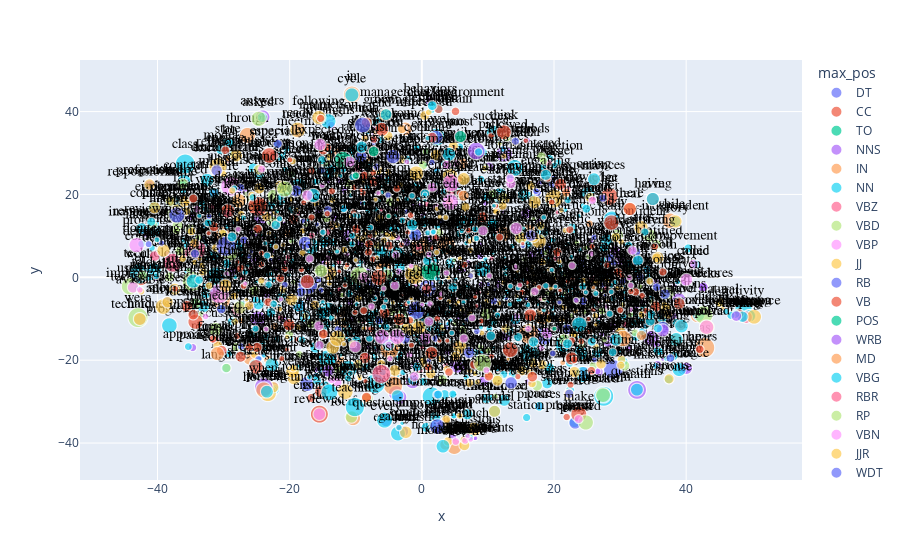

This figure's notebook cell:
### Code cell
px.scatter(X.reset_index(), 'x', 'y', 
           text='term_str', 
           color='max_pos', 
           hover_name='term_str',          
           size='dfidf',
           height=1000).update_traces(
                mode='markers+text', 
                textfont=dict(color='black', size=14, family='Arial'),
                textposition='top center')

### Figure 1 — Plotly figure (JSON) as saved in the notebook; plotly's stock layout.template omitted (floating-point values rounded to 4 significant figures; data arrays with more than 128 entries replaced by an {"elided": "..."} marker saying what was removed)
{"data": [{"hovertemplate": "<b>%{hovertext}</b><br><br>max_pos=DT<br>x=%{x}<br>y=%{y}<br>dfidf=%{marker.size}<br>term_str=%{text}<extra></extra>", "hovertext": ["the", "a", "this", "an", "all", "each", "some", "no", "these", "those", "another", "both", "every", "any", "either"], "legendgroup": "DT", "marker": {"color": "#636efa", "size": [2280.0, 3423.0, 5681.0, 5768.0, 5517.0, 4456.0, 3488.0, 2194.0, 2534.0, 2504.0, 2147.0, 1982.0, 2009.0, 1986.0, 489.3], "sizemode": "area", "sizeref": 14.93, "symbol": "circle"}, "mode": "markers+text", "name": "DT", "showlegend": true, "text": ["the", "a", "this", "an", "all", "each", "some", "no", "these", "those", "another", "both", "every", "any", "either"], "textfont": {"color": "black", "family": "Arial", "size": 14}, "textposition": "top center", "type": "scattergl", "visible": true, "x": [28.3, 18.48, 28.98, -7.06, 18.4, 28.76, -17.35, 39.53, 19.97, 9.072, -38.57, -2.855, -5.428, 24.05, -33.05], "xaxis": "x", "y": [0.6668, 6.725, -22.22, -2.13, -14.15, 13.53, -25.75, -22.05, 23.01, -20.87, -6.148, -37.17, -34.63, 3.297, 9.431], "yaxis": "y"}, {"hovertemplate": "<b>%{hovertext}</b><br><br>max_pos=CC<br>x=%{x}<br>y=%{y}<br>dfidf=%{marker.size}<br>term_str=%{text}<extra></extra>", "hovertext": ["and", "or", "but", "&", "plus"], "legendgroup": "CC", "marker": {"color": "#EF553B", "size": [1647.0, 4594.0, 4568.0, 871.2, 332.1], "sizemode": "area", "sizeref": 14.93, "symbol": "circle"}, "mode": "markers+text", "name": "CC", "showlegend": true, "text": ["and", "or", "but", "&", "plus"], "textfont": {"color": "black", "family": "Arial", "size": 14}, "textposition": "top center", "type": "scattergl", "visible": true, "x": [-19.4, -42.58, 28.38, -29.13, -5.339], "xaxis": "x", "y": [14.01, 0.09712, 19.51, 3.64, 13.19], "yaxis": "y"}, {"hovertemplate": "<b>%{hovertext}</b><br><br>max_pos=TO<br>x=%{x}<br>y=%{y}<br>dfidf=%{marker.size}<br>term_str=%{text}<extra></extra>", "hovertext": ["to"], "legendgroup": "TO", "marker": {"color": "#00cc96", "size": [2161.0], "sizemode": "area", "sizeref": 14.93, "symbol": "circle"}, "mode": "markers+text", "name": "TO", "showlegend": true, "text": ["to"], "textfont": {"color": "black", "family": "Arial", "size": 14}, "textposition": "top center", "type": "scattergl", "visible": true, "x": [-10.95], "xaxis": "x", "y": [-0.5568], "yaxis": "y"}, {"hovertemplate": "<b>%{hovertext}</b><br><br>max_pos=NNS<br>x=%{x}<br>y=%{y}<br>dfidf=%{marker.size}<br>term_str=%{text}<extra></extra>", "hovertext": {"elided": "221 str values"}, "legendgroup": "NNS", "marker": {"color": "#ab63fa", "size": {"elided": "221 float values"}, "sizemode": "area", "sizeref": 14.93, "symbol": "circle"}, "mode": "markers+text", "name": "NNS", "showlegend": true, "text": {"elided": "221 str values"}, "textfont": {"color": "black", "family": "Arial", "size": 14}, "textposition": "top center", "type": "scattergl", "visible": true, "x": {"elided": "221 float values"}, "xaxis": "x", "y": {"elided": "221 float values"}, "yaxis": "y"}, {"hovertemplate": "<b>%{hovertext}</b><br><br>max_pos=IN<br>x=%{x}<br>y=%{y}<br>dfidf=%{marker.size}<br>term_str=%{text}<extra></extra>", "hovertext": ["of", "in", "for", "with", "on", "that", "as", "about", "at", "from", "by", "during", "if", "throughout", "through", "while", "into", "before", "like", "after", "over", "around", "because", "than", "between", "until", "since", "though", "without", "along", "beyond", "upon", "within", "toward", "whether", "although", "among", "under", "outside", "above", "below", "behind", "across"], "legendgroup": "IN", "marker": {"color": "#FFA15A", "size": [3762.0, 4500.0, 5268.0, 4689.0, 5355.0, 5886.0, 5970.0, 5470.0, 5339.0, 5102.0, 5223.0, 4559.0, 3390.0, 4017.0, 3912.0, 3596.0, 3636.0, 3453.0, 3434.0, 2562.0, 2858.0, 2860.0, 2495.0, 2243.0, 2246.0, 1847.0, 1278.0, 1274.0, 1266.0, 1287.0, 1228.0, 1037.0, 1033.0, 1047.0, 781.0, 465.2, 796.3, 681.4, 615.8, 582.2, 501.2, 377.9, 365.0], "sizemode": "area", "sizeref": 14.93, "symbol": "circle"}, "mode": "markers+text", "name": "IN", "showlegend": true, "text": ["of", "in", "for", "with", "on", "that", "as", "about", "at", "from", "by", "during", "if", "throughout", "through", "while", "into", "before", "like", "after", "over", "around", "because", "than", "between", "until", "since", "though", "without", "along", "beyond", "upon", "within", "toward", "whether", "although", "among", "under", "outside", "above", "below", "behind", "across"], "textfont": {"color": "black", "family": "Arial", "size": 14}, "textposition": "top center", "type": "scattergl", "visible": true, "x": [-5.167, -10.58, 3.625, -30.26, -0.2649, 16.16, 42.82, -4.351, -30.39, -13.07, 16.11, 18.25, -10.41, -5.786, -26.39, 37.56, 4.903, 12.34, -25.96, 38.5, 41.7, -2.496, -11.71, -12.34, 6.053, 3.542, 3.676, -12.63, -23.26, -13.55, -1.075, -20.31, 0.318, -22.3, -12.68, 16.13, 25.38, -27.41, -3.602, -2.551, 21.32, 17.07, -14.29], "xaxis": "x", "y": [-1.363, 44.06, 7.723, 10.13, 7.338, -13.58, -16.98, -26.09, -5.499, -20.08, 10.57, -9.327, -34.0, 2.085, 34.24, 13.64, -40.87, 10.46, -19.38, -15.01, -9.298, 35.81, -12.43, -8.224, 27.42, -40.39, -34.86, 30.29, -19.9, 12.56, -8.237, 10.58, -13.02, -11.81, -8.049, -12.09, 12.94, -10.47, 21.6, 13.2, -20.59, -1.625, 3.445], "yaxis": "y"}, {"hovertemplate": "<b>%{hovertext}</b><br><br>max_pos=NN<br>x=%{x}<br>y=%{y}<br>dfidf=%{marker.size}<br>term_str=%{text}<extra></extra>", "hovertext": {"elided": "519 str values"}, "legendgroup": "NN", "marker": {"color": "#19d3f3", "size": {"elided": "519 float values"}, "sizemode": "area", "sizeref": 14.93, "symbol": "circle"}, "mode": "markers+text", "name": "NN", "showlegend": true, "text": {"elided": "519 str values"}, "textfont": {"color": "black", "family": "Arial", "size": 14}, "textposition": "top center", "type": "scattergl", "visible": true, "x": {"elided": "519 float values"}, "xaxis": "x", "y": {"elided": "519 float values"}, "yaxis": "y"}, {"hovertemplate": "<b>%{hovertext}</b><br><br>max_pos=VBZ<br>x=%{x}<br>y=%{y}<br>dfidf=%{marker.size}<br>term_str=%{text}<extra></extra>", "hovertext": ["is", "has", "c", "continues", "does", "uses", "works", "shows", "makes", "knows", "helps", "asks", "gives", "takes", "demonstrates", "seems", "relates", "teaches", "says", "provides", "keeps", "starts", "goes", "gets", "meets", "wants", "includes", "displays", "means", "begins", "understands", "allows", "feels", "sets", "communicates", "exhibits", "reads", "calls", "cares", "enjoys", "follows", "comes", "appears", "loves", "maintains", "leads", "requires", "tells", "prepares", "becomes"], "legendgroup": "VBZ", "marker": {"color": "#FF6692", "size": [5205.0, 5524.0, 1625.0, 2737.0, 2339.0, 1465.0, 1621.0, 1287.0, 1119.0, 1141.0, 1074.0, 713.3, 905.4, 1000.0, 910.3, 915.1, 648.9, 801.3, 781.0, 697.4, 681.4, 513.0, 665.2, 665.2, 648.9, 670.6, 654.3, 621.4, 632.4, 530.5, 604.7, 570.8, 524.7, 542.2, 582.2, 524.7, 415.9, 312.0, 524.7, 428.4, 489.3, 483.3, 501.2, 440.8, 415.9, 422.2, 371.4, 358.5, 377.9, 365.0], "sizemode": "area", "sizeref": 14.93, "symbol": "circle"}, "mode": "markers+text", "name": "VBZ", "showlegend": true, "text": ["is", "has", "c", "continues", "does", "uses", "works", "shows", "makes", "knows", "helps", "asks", "gives", "takes", "demonstrates", "seems", "relates", "teaches", "says", "provides", "keeps", "starts", "goes", "gets", "meets", "wants", "includes", "displays", "means", "begins", "understands", "allows", "feels", "sets", "communicates", "exhibits", "reads", "calls", "cares", "enjoys", "follows", "comes", "appears", "loves", "maintains", "leads", "requires", "tells", "prepares", "becomes"], "textfont": {"color": "black", "family": "Arial", "size": 14}, "textposition": "top center", "type": "scattergl", "visible": true, "x": [-37.69, -34.07, -40.44, -27.79, 49.07, 4.445, 21.84, -22.38, 4.803, -31.27, -35.88, -27.14, -0.4526, -9.697, -29.4, 20.45, -14.19, 25.78, -7.858, -16.65, 18.07, 27.86, -21.39, 19.23, 30.73, -31.79, -8.23, 13.11, -21.99, -12.51, 8.534, 3.635, -20.21, -12.56, 4.959, -0.2474, 26.93, -24.73, -20.53, -3.446, 0.7436, 12.98, -18.61, 18.11, -25.88, 0.02376, 10.57, 20.53, -6.076, -8.808], "xaxis": "x", "y": [3.546, 6.639, 5.108, -7.681, -9.625, 20.95, 20.94, 29.48, 30.87, -15.16, 5.81, -0.05794, 7.283, 26.2, 28.48, 4.701, 10.91, -0.3928, 28.88, 10.1, 3.458, -2.588, -9.803, 27.67, -11.33, 16.95, -12.59, -19.68, 12.28, -2.966, -3.744, -21.31, 4.886, 3.683, -16.32, -22.56, -5.78, -18.35, 3.65, -36.25, 17.64, -0.8187, 15.53, -5.162, 2.086, -16.9, 4.562, 15.67, 16.36, -10.74], "yaxis": "y"}, {"hovertemplate": "<b>%{hovertext}</b><br><br>max_pos=VBD<br>x=%{x}<br>y=%{y}<br>dfidf=%{marker.size}<br>term_str=%{text}<extra></extra>", "hovertext": ["was", "were", "had", "did", "used", "asked", "worked", "made", "stated", "discussed", "modeled", "required", "learned", "gave", "provided", "displayed", "identified", "focused", "went", "walked", "started", "showed", "taught", "shared", "moved", "began", "said", "praised", "included", "enjoyed", "helped", "kept", "presented", "observed", "explained", "completed", "took", "demonstrated", "followed", "monitored", "entered", "talked", "told", "repeated", "continued", "led", "got", "responded", "checked", "answered", "allowed", "knew", "wrote", "directed", "seemed", "created", "thought", "felt", "reminded", "encouraged", "recorded", "wanted", "met", "saw", "passed", "introduced", "finished", "came", "appeared", "addressed", "understood", "liked", "loved", "held", "stopped", "left", "added", "managed", "participated", "handled", "reinforced", "returned", "attended", "maintained", "played", "picked", "raised", "remained", "changed", "chose", "stayed", "turned", "watched", "broke", "suggested", "brought", "contained", "mentioned", "received", "questioned", "offered", "became", "ended", "transitioned", "utilized", "circulated", "noticed", "defined", "centered", "corrected/redirected", "stressed", "agreed", "looked", "closed", "commented", "practiced", "spoke", "secured", "viewed", "happened", "facilitated", "tried", "served", "drew"], "legendgroup": "VBD", "marker": {"color": "#B6E880", "size": [5855.0, 5966.0, 5097.0, 5176.0, 4536.0, 3471.0, 3351.0, 3526.0, 2768.0, 3003.0, 2705.0, 2773.0, 2633.0, 2606.0, 2348.0, 1861.0, 1706.0, 2383.0, 2106.0, 2159.0, 1969.0, 1946.0, 2080.0, 1617.0, 1843.0, 1902.0, 1658.0, 1745.0, 1942.0, 1932.0, 1850.0, 1830.0, 1819.0, 1777.0, 1610.0, 1695.0, 1625.0, 1576.0, 1584.0, 1599.0, 1519.0, 1389.0, 1453.0, 1344.0, 1282.0, 1401.0, 1303.0, 1295.0, 1219.0, 1189.0, 1253.0, 1206.0, 1123.0, 1042.0, 1206.0, 1202.0, 1193.0, 1087.0, 1074.0, 1123.0, 1028.0, 1087.0, 995.7, 958.1, 900.6, 953.4, 915.1, 953.4, 943.9, 910.3, 953.4, 890.8, 576.5, 871.2, 702.7, 770.7, 786.1, 755.2, 775.8, 760.4, 697.4, 643.4, 440.8, 615.8, 582.2, 547.9, 604.7, 604.7, 576.5, 542.2, 565.1, 565.1, 518.9, 390.7, 530.5, 547.9, 513.0, 513.0, 518.9, 507.1, 501.2, 524.7, 518.9, 524.7, 477.3, 477.3, 465.2, 358.5, 477.3, 365.0, 403.4, 409.7, 434.6, 440.8, 428.4, 403.4, 415.9, 409.7, 371.4, 397.0, 403.4, 377.9, 384.3, 365.0], "sizemode": "area", "sizeref": 14.93, "symbol": "circle"}, "mode": "markers+text", "name": "VBD", "showlegend": true, "text": ["was", "were", "had", "did", "used", "asked", "worked", "made", "stated", "discussed", "modeled", "required", "learned", "gave", "provided", "displayed", "identified", "focused", "went", "walked", "started", "showed", "taught", "shared", "moved", "began", "said", "praised", "included", "enjoyed", "helped", "kept", "presented", "observed", "explained", "completed", "took", "demonstrated", "followed", "monitored", "entered", "talked", "told", "repeated", "continued", "led", "got", "responded", "checked", "answered", "allowed", "knew", "wrote", "directed", "seemed", "created", "thought", "felt", "reminded", "encouraged", "recorded", "wanted", "met", "saw", "passed", "introduced", "finished", "came", "appeared", "addressed", "understood", "liked", "loved", "held", "stopped", "left", "added", "managed", "participated", "handled", "reinforced", "returned", "attended", "maintained", "played", "picked", "raised", "remained", "changed", "chose", "stayed", "turned", "watched", "broke", "suggested", "brought", "contained", "mentioned", "received", "questioned", "offered", "became", "ended", "transitioned", "utilized", "circulated", "noticed", "defined", "centered", "corrected/redirected", "stressed", "agreed", "looked", "closed", "commented", "practiced", "spoke", "secured", "viewed", "happened", "facilitated", "tried", "served", "drew"], "textfont": {"color": "black", "family": "Arial", "size": 14}, "textposition": "top center", "type": "scattergl", "visible": true, "x": [-34.74, -42.95, -9.43, 42.65, -44.18, -24.69, 27.41, -29.03, 34.42, -31.2, 37.08, -27.56, -22.43, -3.364, -8.309, 17.43, 35.47, -10.67, 9.7, 29.59, -36.94, -5.262, -2.83, 30.67, -22.69, 11.46, -35.03, -25.35, 21.52, -37.79, -26.5, -34.25, -1.347, -36.15, -10.85, -14.6, 10.69, -36.59, 3.095, -30.12, 18.05, -38.21, -42.25, -4.674, 0.1604, -16.77, -29.56, -15.88, -28.11, -12.88, 12.83, 23.84, -33.45, 2.65, -14.49, -40.69, -4.815, -37.08, 25.95, -20.07, 19.94, 6.248, 18.42, 24.22, -18.56, 27.27, -25.08, 32.22, 0.6425, 9.591, -37.13, -25.62, -9.255, -19.76, 34.85, 45.17, -30.02, 9.973, 23.38, -18.4, -7.699, 8.853, 15.5, 18.72, 31.59, 33.07, -33.83, 27.61, -10.99, 31.2, 19.0, -19.41, 24.55, 7.45, 25.25, 15.53, -24.27, 8.23, -31.36, 19.79, -19.73, -29.69, -13.13, 11.11, -35.29, -17.63, 24.79, -6.033, 27.04, -5.435, 16.66, 25.23, 22.7, -12.03, 4.959, 4.923, 16.93, 21.7, 26.05, -6.769, -6.859, 18.44, -9.454, 21.62], "xaxis": "x", "y": [-0.9721, -9.717, 0.3794, -9.082, -2.176, 38.24, -28.4, 5.77, 10.1, -12.58, -3.985, -7.305, 19.63, -12.26, -29.18, -26.12, 7.866, -33.7, -8.864, 10.14, 12.48, 0.6244, -8.716, -21.33, 13.51, -24.54, 11.58, -3.268, -14.94, 15.09, 19.4, -6.264, -10.58, 22.54, 22.43, 27.87, 19.85, 6.283, -24.72, -4.676, 29.08, 0.104, 0.4515, -8.329, 27.05, -11.22, -21.88, 1.979, -16.86, -22.18, 33.79, -33.98, -9.261, 10.78, 14.26, 12.66, 18.18, 11.08, -21.33, -13.74, 0.2536, -12.67, 28.08, -16.17, -18.62, -8.105, -17.49, -13.36, 30.31, 26.38, 11.34, 17.16, 27.8, 24.88, -6.032, -6.293, 10.61, -17.63, 8.263, -3.377, -3.452, -16.89, -21.92, 5.968, -8.963, -2.3, 9.59, -15.02, 20.49, 1.793, -3.847, -1.166, -8.383, -38.5, 5.012, 4.393, -1.407, -23.1, -14.42, -12.5, 8.787, 6.318, 6.533, -28.72, 1.759, 12.72, 7.085, 11.02, -3.028, -5.255, -0.6451, -7.009, -9.243, -4.275, -11.27, 4.115, 14.02, 0.5709, -3.403, 10.42, 12.83, -5.199, -10.47, -3.929], "yaxis": "y"}, {"hovertemplate": "<b>%{hovertext}</b><br><br>max_pos=VBP<br>x=%{x}<br>y=%{y}<br>dfidf=%{marker.size}<br>term_str=%{text}<extra></extra>", "hovertext": ["are", "have", "know", "want", "include", "respond", "relate", "am", "feel", "involve", "require", "'re", "seem", "expect", "enter", "agree", "appreciate", "suggest", "believe", "remain", "'m", "correct/redirect", "'ve", "exhibit", "struggle"], "legendgroup": "VBP", "marker": {"color": "#FF97FF", "size": [5959.0, 5846.0, 3325.0, 2584.0, 1982.0, 2115.0, 1405.0, 1843.0, 1336.0, 1278.0, 1145.0, 846.5, 910.3, 796.3, 866.3, 770.7, 796.3, 697.4, 697.4, 565.1, 501.2, 440.8, 459.1, 483.3, 377.9], "sizemode": "area", "sizeref": 14.93, "symbol": "circle"}, "mode": "markers+text", "name": "VBP", "showlegend": true, "text": ["are", "have", "know", "want", "include", "respond", "relate", "am", "feel", "involve", "require", "'re", "seem", "expect", "enter", "agree", "appreciate", "suggest", "believe", "remain", "'m", "correct/redirect", "'ve", "exhibit", "struggle"], "textfont": {"color": "black", "family": "Arial", "size": 14}, "textposition": "top center", "type": "scattergl", "visible": true, "x": [-28.93, -30.63, -27.65, 0.5217, -8.795, 18.95, -12.81, 5.56, -15.5, -2.93, -13.67, 18.08, 5.267, -1.873, -34.03, 2.115, 14.33, -14.19, -3.704, -7.265, -11.34, 28.02, 31.61, -0.9503, -3.825], "xaxis": "x", "y": [21.98, -3.967, 18.45, -14.75, -0.1071, -13.43, -25.32, 34.24, -16.39, 35.84, -24.61, -17.03, 27.41, -18.64, 16.48, 17.06, -9.444, 4.587, 9.597, 35.78, 5.408, -7.022, -7.882, -1.811, 16.56], "yaxis": "y"}, {"hovertemplate": "<b>%{hovertext}</b><br><br>max_pos=JJ<br>x=%{x}<br>y=%{y}<br>dfidf=%{marker.size}<br>term_str=%{text}<extra></extra>", "hovertext": {"elided": "257 str values"}, "legendgroup": "JJ", "marker": {"color": "#FECB52", "size": {"elided": "257 float values"}, "sizemode": "area", "sizeref": 14.93, "symbol": "circle"}, "mode": "markers+text", "name": "JJ", "showlegend": true, "text": {"elided": "257 str values"}, "textfont": {"color": "black", "family": "Arial", "size": 14}, "textposition": "top center", "type": "scattergl", "visible": true, "x": {"elided": "257 float values"}, "xaxis": "x", "y": {"elided": "257 float values"}, "yaxis": "y"}, {"hovertemplate": "<b>%{hovertext}</b><br><br>max_pos=RB<br>x=%{x}<br>y=%{y}<br>dfidf=%{marker.size}<br>term_str=%{text}<extra></extra>", "hovertext": ["very", "well", "not", "so", "also", "then", "prior", "really", "always", "n't", "actively", "only", "back", "clearly", "effectively", "consistently", "even", "just", "quickly", "together", "often", "too", "still", "highly", "once", "especially", "now", "forward", "quietly", "quite", "immediately", "independently", "however", "appropriately", "yet", "away", "again", "easily", "individually", "particularly", "rather", "already", "instead", "smoothly", "extremely", "correctly", "promptly", "closely", "constantly", "definitely", "enough", "far", "ahead", "previously", "successfully", "truly", "else", "never", "frequently", "efficiently", "thoroughly", "here", "positively", "thus", "sometimes", "specifically", "actually", "later", "greatly", "professionally", "fairly", "exactly", "fast", "obviously", "nicely", "firmly", "totally", "perhaps", "carefully", "continually", "enthusiastically", "probably", "fully", "ever", "almost", "therefore", "certainly", "verbally", "finally"], "legendgroup": "RB", "marker": {"color": "#636efa", "size": [5881.0, 5890.0, 5008.0, 4514.0, 3824.0, 3676.0, 2858.0, 3067.0, 2993.0, 2641.0, 2438.0, 2366.0, 2324.0, 2255.0, 2096.0, 2237.0, 1912.0, 1962.0, 1819.0, 1658.0, 1759.0, 1565.0, 1606.0, 1576.0, 1051.0, 1365.0, 1184.0, 1324.0, 1249.0, 1282.0, 1278.0, 1240.0, 637.9, 1245.0, 1215.0, 1123.0, 1056.0, 1158.0, 1092.0, 1069.0, 1051.0, 1065.0, 967.6, 1051.0, 934.3, 953.4, 939.1, 943.9, 851.5, 919.9, 841.6, 811.5, 796.3, 786.1, 806.4, 744.8, 702.7, 654.3, 723.9, 676.0, 702.7, 477.3, 702.7, 659.8, 524.7, 637.9, 637.9, 587.8, 587.8, 312.0, 524.7, 542.2, 536.4, 397.0, 358.5, 495.2, 507.1, 318.7, 483.3, 453.0, 459.1, 371.4, 434.6, 415.9, 371.4, 277.6, 390.7, 371.4, 242.2], "sizemode": "area", "sizeref": 14.93, "symbol": "circle"}, "mode": "markers+text", "name": "RB", "showlegend": true, "text": ["very", "well", "not", "so", "also", "then", "prior", "really", "always", "n't", "actively", "only", "back", "clearly", "effectively", "consistently", "even", "just", "quickly", "together", "often", "too", "still", "highly", "once", "especially", "now", "forward", "quietly", "quite", "immediately", "independently", "however", "appropriately", "yet", "away", "again", "easily", "individually", "particularly", "rather", "already", "instead", "smoothly", "extremely", "correctly", "promptly", "closely", "constantly", "definitely", "enough", "far", "ahead", "previously", "successfully", "truly", "else", "never", "frequently", "efficiently", "thoroughly", "here", "positively", "thus", "sometimes", "specifically", "actually", "later", "greatly", "professionally", "fairly", "exactly", "fast", "obviously", "nicely", "firmly", "totally", "perhaps", "carefully", "continually", "enthusiastically", "probably", "fully", "ever", "almost", "therefore", "certainly", "verbally", "finally"], "textfont": {"color": "black", "family": "Arial", "size": 14}, "textposition": "top center", "type": "scattergl", "visible": true, "x": [-17.26, -29.61, -0.8556, 0.8772, -37.07, 2.366, -17.65, -4.378, 2.117, -1.018, 36.47, 23.19, 13.51, -9.196, 7.15, -19.06, 16.49, -31.05, -2.587, 21.97, 36.77, 32.36, 32.61, -18.3, -7.298, -21.81, -14.22, 22.29, 28.49, -29.51, -30.35, -34.34, 26.09, -6.459, 2.335, 32.97, -27.43, -26.91, 37.61, 35.54, 27.38, 24.42, 14.16, -15.25, 17.5, 3.889, -15.6, 10.86, -27.35, -17.17, 30.46, 2.072, 29.03, -12.69, -6.849, -41.34, -11.84, 17.27, -24.74, -20.72, 1.541, -2.329, 8.519, 7.354, -15.23, 19.82, 8.338, -5.114, -39.39, 18.04, -32.19, 3.012, -18.0, 1.082, -25.81, 27.3, 26.12, -9.124, -26.12, 6.9, 15.28, -22.93, 9.964, 11.15, 15.77, 12.83, -15.89, 20.82, 27.75], "xaxis": "x", "y": [-1.712, 7.485, -7.925, -2.641, 15.05, -36.03, 8.252, 29.16, 33.79, 10.19, -12.17, -35.15, -25.49, 29.13, -18.17, 20.85, 10.05, 25.78, -14.83, -12.54, -4.056, 6.194, 3.869, -3.548, 32.82, 32.2, 16.22, -28.1, 4.664, 15.28, -7.677, 5.719, 9.665, -10.31, -28.34, 0.07869, 21.7, 8.956, -19.51, -2.379, 19.11, -5.767, 32.85, 25.74, 20.46, -11.71, -0.4388, -5.697, -16.71, 7.891, -0.8811, -14.77, 3.55, -12.56, 26.68, 8.006, 16.55, 20.78, -19.74, -1.777, 27.68, 15.83, -7.074, 0.3454, -3.101, -18.37, -13.0, 19.84, 8.248, 22.88, 14.72, 13.19, 13.59, -20.05, 6.242, -1.884, -19.96, 17.87, 4.998, -10.22, 7.605, 4.21, -1.671, -3.228, -5.058, -5.062, 12.78, -6.033, -4.347], "yaxis": "y"}, {"hovertemplate": "<b>%{hovertext}</b><br><br>max_pos=VB<br>x=%{x}<br>y=%{y}<br>dfidf=%{marker.size}<br>term_str=%{text}<extra></extra>", "hovertext": {"elided": "160 str values"}, "legendgroup": "VB", "marker": {"color": "#EF553B", "size": {"elided": "160 float values"}, "sizemode": "area", "sizeref": 14.93, "symbol": "circle"}, "mode": "markers+text", "name": "VB", "showlegend": true, "text": {"elided": "160 str values"}, "textfont": {"color": "black", "family": "Arial", "size": 14}, "textposition": "top center", "type": "scattergl", "visible": true, "x": {"elided": "160 float values"}, "xaxis": "x", "y": {"elided": "160 float values"}, "yaxis": "y"}, {"hovertemplate": "<b>%{hovertext}</b><br><br>max_pos=POS<br>x=%{x}<br>y=%{y}<br>dfidf=%{marker.size}<br>term_str=%{text}<extra></extra>", "hovertext": ["'s", "'"], "legendgroup": "POS", "marker": {"color": "#00cc96", "size": [5702.0, 4932.0], "sizemode": "area", "sizeref": 14.93, "symbol": "circle"}, "mode": "markers+text", "name": "POS", "showlegend": true, "text": ["'s", "'"], "textfont": {"color": "black", "family": "Arial", "size": 14}, "textposition": "top center", "type": "scattergl", "visible": true, "x": [1.351, -11.93], "xaxis": "x", "y": [1.462, 28.22], "yaxis": "y"}, {"hovertemplate": "<b>%{hovertext}</b><br><br>max_pos=WRB<br>x=%{x}<br>y=%{y}<br>dfidf=%{marker.size}<br>term_str=%{text}<extra></extra>", "hovertext": ["when", "how", "why", "where"], "legendgroup": "WRB", "marker": {"color": "#ab63fa", "size": [5102.0, 4568.0, 2470.0, 2273.0], "sizemode": "area", "sizeref": 14.93, "symbol": "circle"}, "mode": "markers+text", "name": "WRB", "showlegend": true, "text": ["when", "how", "why", "where"], "textfont": {"color": "black", "family": "Arial", "size": 14}, "textposition": "top center", "type": "scattergl", "visible": true, "x": [-23.93, 8.234, 36.47, -14.18], "xaxis": "x", "y": [-26.47, 30.5, -12.81, -22.63], "yaxis": "y"}, {"hovertemplate": "<b>%{hovertext}</b><br><br>max_pos=MD<br>x=%{x}<br>y=%{y}<br>dfidf=%{marker.size}<br>term_str=%{text}<extra></extra>", "hovertext": ["will", "can", "would", "could", "should", "may", "might", "must", "o", "ca"], "legendgroup": "MD", "marker": {"color": "#FFA15A", "size": [5361.0, 4044.0, 3903.0, 2972.0, 1833.0, 1632.0, 1580.0, 1261.0, 422.2, 358.5], "sizemode": "area", "sizeref": 14.93, "symbol": "circle"}, "mode": "markers+text", "name": "MD", "showlegend": true, "text": ["will", "can", "would", "could", "should", "may", "might", "must", "o", "ca"], "textfont": {"color": "black", "family": "Arial", "size": 14}, "textposition": "top center", "type": "scattergl", "visible": true, "x": [-4.9, 30.47, -23.92, -30.95, 6.329, 26.01, 33.24, 21.81, -13.28, 25.96], "xaxis": "x", "y": [-17.42, -14.77, -27.18, -18.42, 19.71, 23.6, -14.01, 20.44, -9.767, -2.454], "yaxis": "y"}, {"hovertemplate": "<b>%{hovertext}</b><br><br>max_pos=VBG<br>x=%{x}<br>y=%{y}<br>dfidf=%{marker.size}<br>term_str=%{text}<extra></extra>", "hovertext": {"elided": "139 str values"}, "legendgroup": "VBG", "marker": {"color": "#19d3f3", "size": {"elided": "139 float values"}, "sizemode": "area", "sizeref": 14.93, "symbol": "circle"}, "mode": "markers+text", "name": "VBG", "showlegend": true, "text": {"elided": "139 str values"}, "textfont": {"color": "black", "family": "Arial", "size": 14}, "textposition": "top center", "type": "scattergl", "visible": true, "x": {"elided": "139 float values"}, "xaxis": "x", "y": {"elided": "139 float values"}, "yaxis": "y"}, {"hovertemplate": "<b>%{hovertext}</b><br><br>max_pos=RBR<br>x=%{x}<br>y=%{y}<br>dfidf=%{marker.size}<br>term_str=%{text}<extra></extra>", "hovertext": ["more", "earlier"], "legendgroup": "RBR", "marker": {"color": "#FF6692", "size": [5399.0, 422.2], "sizemode": "area", "sizeref": 14.93, "symbol": "circle"}, "mode": "markers+text", "name": "RBR", "showlegend": true, "text": ["more", "earlier"], "textfont": {"color": "black", "family": "Arial", "size": 14}, "textposition": "top center", "type": "scattergl", "visible": true, "x": [-6.122, 14.83], "xaxis": "x", "y": [-23.31, -1.871], "yaxis": "y"}, {"hovertemplate": "<b>%{hovertext}</b><br><br>max_pos=RP<br>x=%{x}<br>y=%{y}<br>dfidf=%{marker.size}<br>term_str=%{text}<extra></extra>", "hovertext": ["up", "out", "off", "down"], "legendgroup": "RP", "marker": {"color": "#B6E880", "size": [4742.0, 3940.0, 3540.0, 2430.0], "sizemode": "area", "sizeref": 14.93, "symbol": "circle"}, "mode": "markers+text", "name": "RP", "showlegend": true, "text": ["up", "out", "off", "down"], "textfont": {"color": "black", "family": "Arial", "size": 14}, "textposition": "top center", "type": "scattergl", "visible": true, "x": [9.172, -20.75, 24.81, -15.24], "xaxis": "x", "y": [-20.68, 21.33, -35.03, 1.562], "yaxis": "y"}, {"hovertemplate": "<b>%{hovertext}</b><br><br>max_pos=VBN<br>x=%{x}<br>y=%{y}<br>dfidf=%{marker.size}<br>term_str=%{text}<extra></extra>", "hovertext": ["needed", "engaged", "been", "done", "involved", "organized", "reviewed", "given", "expected", "written", "excited", "improved", "planned", "related", "exhibited", "called", "established", "developed", "corrected", "noted", "grown", "redirected", "paced", "based", "shown", "behaved", "selected", "seen", "gained", "incorporated", "assigned", "motivated", "found", "connected", "executed", "built", "covered", "obtained", "recommended", "taken", "implemented", "spent", "delivered", "listed", "lost", "heard", "posted", "placed", "increased", "recognized", "aligned", "instructed", "confused", "poised", "challenged", "timed", "mastered", "designed", "initialed", "restated", "compared", "accomplished", "divided", "outlined", "seated", "distracted"], "legendgroup": "VBN", "marker": {"color": "#FF97FF", "size": [4072.0, 4354.0, 3600.0, 3432.0, 3163.0, 3379.0, 2282.0, 2366.0, 2175.0, 2144.0, 2005.0, 1915.0, 1956.0, 1449.0, 1843.0, 1480.0, 1515.0, 1409.0, 1278.0, 1299.0, 1413.0, 1253.0, 1389.0, 1249.0, 1278.0, 1257.0, 770.7, 1176.0, 1056.0, 1037.0, 919.9, 986.4, 895.7, 919.9, 895.7, 871.2, 781.0, 786.1, 626.9, 676.0, 670.6, 632.4, 665.2, 565.1, 632.4, 621.4, 610.3, 599.1, 593.5, 530.5, 559.4, 477.3, 495.2, 507.1, 542.2, 415.9, 459.1, 507.1, 501.2, 390.7, 428.4, 397.0, 428.4, 345.3, 403.4, 384.3], "sizemode": "area", "sizeref": 14.93, "symbol": "circle"}, "mode": "markers+text", "name": "VBN", "showlegend": true, "text": ["needed", "engaged", "been", "done", "involved", "organized", "reviewed", "given", "expected", "written", "excited", "improved", "planned", "related", "exhibited", "called", "established", "developed", "corrected", "noted", "grown", "redirected", "paced", "based", "shown", "behaved", "selected", "seen", "gained", "incorporated", "assigned", "motivated", "found", "connected", "executed", "built", "covered", "obtained", "recommended", "taken", "implemented", "spent", "delivered", "listed", "lost", "heard", "posted", "placed", "increased", "recognized", "aligned", "instructed", "confused", "poised", "challenged", "timed", "mastered", "designed", "initialed", "restated", "compared", "accomplished", "divided", "outlined", "seated", "distracted"], "textfont": {"color": "black", "family": "Arial", "size": 14}, "textposition": "top center", "type": "scattergl", "visible": true, "x": [4.289, 4.45, -3.777, -43.16, 43.08, -6.031, -15.5, 40.04, -15.41, 14.27, -10.07, -43.7, -10.93, -15.57, -17.33, 41.08, 13.47, 1.586, 31.84, 3.75, -1.124, -4.084, 9.261, 6.353, 1.078, 23.73, -7.625, 13.36, 25.84, 17.1, 5.121, -16.97, -24.23, -3.938, -5.006, 7.62, 6.553, 22.75, 16.1, -3.467, -32.72, 9.765, 25.66, 1.217, -42.68, 1.052, -4.83, 3.717, 31.61, 10.22, 14.19, -23.56, 2.925, -27.78, 7.383, -29.58, 6.924, 31.41, -15.06, -5.777, -1.631, -26.73, -2.267, 0.05616, -21.33, -6.58], "xaxis": "x", "y": [18.16, 22.79, -14.31, 7.779, -12.04, -14.36, -33.02, -0.5819, 32.04, 11.8, -16.75, -2.418, 27.82, -11.72, 19.77, 3.154, 22.6, 21.74, 6.484, 27.11, -23.94, -1.99, 11.23, -14.79, -10.66, -34.22, -7.024, 23.88, 18.57, -3.433, -39.62, 4.475, 26.12, 5.404, -16.34, -9.81, -39.44, 2.818, -12.39, 1.376, -9.44, -22.42, 5.739, -6.422, -3.017, 5.525, -19.62, 1.062, -1.95, 0.3456, 2.404, -12.51, -3.938, 11.55, -39.08, 0.8923, -38.34, -0.1075, 22.17, -2.677, 2.717, -1.52, 27.83, -6.592, -5.313, 20.31], "yaxis": "y"}, {"hovertemplate": "<b>%{hovertext}</b><br><br>max_pos=JJR<br>x=%{x}<br>y=%{y}<br>dfidf=%{marker.size}<br>term_str=%{text}<extra></extra>", "hovertext": ["higher", "better", "less", "stronger", "greater", "slower", "firmer", "easier", "lower", "longer"], "legendgroup": "JJR", "marker": {"color": "#FECB52", "size": [3948.0, 2475.0, 856.5, 713.3, 495.2, 507.1, 422.2, 409.7, 325.4, 415.9], "sizemode": "area", "sizeref": 14.93, "symbol": "circle"}, "mode": "markers+text", "name": "JJR", "showlegend": true, "text": ["higher", "better", "less", "stronger", "greater", "slower", "firmer", "easier", "lower", "longer"], "textfont": {"color": "black", "family": "Arial", "size": 14}, "textposition": "top center", "type": "scattergl", "visible": true, "x": [-12.78, 6.34, 34.48, -28.69, 3.609, 2.233, -22.08, 2.254, -10.03, -11.78], "xaxis": "x", "y": [-14.73, 23.74, -0.9589, 20.92, 14.43, 5.996, 7.372, 16.49, 4.164, -16.12], "yaxis": "y"}, {"hovertemplate": "<b>%{hovertext}</b><br><br>max_pos=WDT<br>x=%{x}<br>y=%{y}<br>dfidf=%{marker.size}<br>term_str=%{text}<extra></extra>", "hovertext": ["which"], "legendgroup": "WDT", "marker": {"color": "#636efa", "size": [3947.0], "sizemode": "area", "sizeref": 14.93, "symbol": "circle"}, "mode": "markers+text", "name": "WDT", "showlegend": true, "text": ["which"], "textfont": {"color": "black", "family": "Arial", "size": 14}, "textposition": "top center", "type": "scattergl", "visible": true, "x": [-8.97], "xaxis": "x", "y": [36.73], "yaxis": "y"}, {"hovertemplate": "<b>%{hovertext}</b><br><br>max_pos=EX<br>x=%{x}<br>y=%{y}<br>dfidf=%{marker.size}<br>term_str=%{text}<extra></extra>", "hovertext": ["there"], "legendgroup": "EX", "marker": {"color": "#EF553B", "size": [2658.0], "sizemode": "area", "sizeref": 14.93, "symbol": "circle"}, "mode": "markers+text", "name": "EX", "showlegend": true, "text": ["there"], "textfont": {"color": "black", "family": "Arial", "size": 14}, "textposition": "top center", "type": "scattergl", "visible": true, "x": [31.47], "xaxis": "x", "y": [16.49], "yaxis": "y"}, {"hovertemplate": "<b>%{hovertext}</b><br><br>max_pos=JJS<br>x=%{x}<br>y=%{y}<br>dfidf=%{marker.size}<br>term_str=%{text}<extra></extra>", "hovertext": ["most", "best", "least", "honest", "greatest"], "legendgroup": "JJS", "marker": {"color": "#00cc96", "size": [2140.0, 1676.0, 816.5, 397.0, 377.9], "sizemode": "area", "sizeref": 14.93, "symbol": "circle"}, "mode": "markers+text", "name": "JJS", "showlegend": true, "text": ["most", "best", "least", "honest", "greatest"], "textfont": {"color": "black", "family": "Arial", "size": 14}, "textposition": "top center", "type": "scattergl", "visible": true, "x": [5.835, -7.29, -9.981, 20.06, -5.04], "xaxis": "x", "y": [33.97, 30.35, 24.53, -12.4, 14.76], "yaxis": "y"}, {"hovertemplate": "<b>%{hovertext}</b><br><br>max_pos=FW<br>x=%{x}<br>y=%{y}<br>dfidf=%{marker.size}<br>term_str=%{text}<extra></extra>", "hovertext": ["etc", "n"], "legendgroup": "FW", "marker": {"color": "#ab63fa", "size": [1621.0, 542.2], "sizemode": "area", "sizeref": 14.93, "symbol": "circle"}, "mode": "markers+text", "name": "FW", "showlegend": true, "text": ["etc", "n"], "textfont": {"color": "black", "family": "Arial", "size": 14}, "textposition": "top center", "type": "scattergl", "visible": true, "x": [47.6, 23.35], "xaxis": "x", "y": [-9.355, -5.542], "yaxis": "y"}], "layout": {"autosize": true, "legend": {"itemsizing": "constant", "title": {"text": "max_pos"}, "tracegroupgap": 0}, "margin": {"t": 60}, "xaxis": {"anchor": "y", "autorange": true, "domain": [0, 1], "range": [-50.52, 56.48], "title": {"text": "x"}, "type": "linear"}, "yaxis": {"anchor": "x", "autorange": true, "domain": [0, 1], "range": [-47.15, 50.51], "title": {"text": "y"}, "type": "linear"}}}
